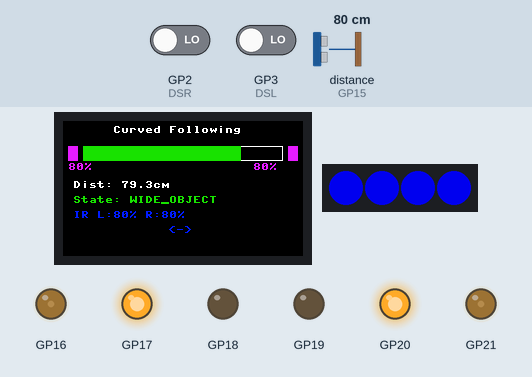
A program run on a simulated Raspberry Pi Pico running MicroPython. On the bench: 240×135 colour display, 4 RGB LEDs in strip order, left to right, output pins drawn as LEDs (lit = HIGH). The test bench sets the inputs (shaded band); at power-on: distance to the obstacle (sensor on GP15) 80 cm, GP2 (DSR) LOW, GP3 (DSL) LOW. The echo pulse lasts 58.3 µs per cm; files the program writes start out absent; library files of the repository ran but are not shown: ST7789.py, ws2812.py; pins used as bus, display or sensor lines are not drawn.

Above: at 1.2 s.
1.3 s: distance to the obstacle (sensor on GP15) set to 17 cm
At 2.6 s:
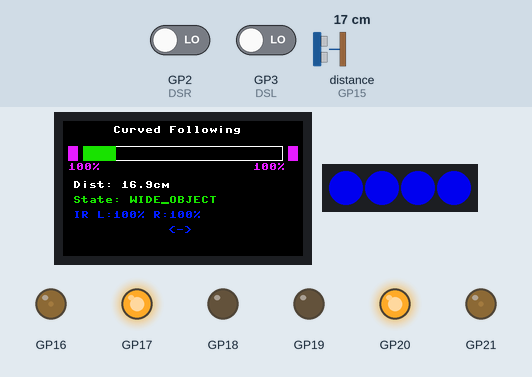
2.9 s: distance to the obstacle (sensor on GP15) set to 13 cm
At 5.0 s:
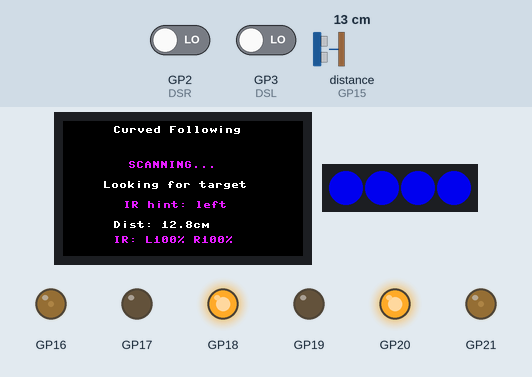
5.7 s: distance to the obstacle (sensor on GP15) set to 35 cm
At 6.44 s:
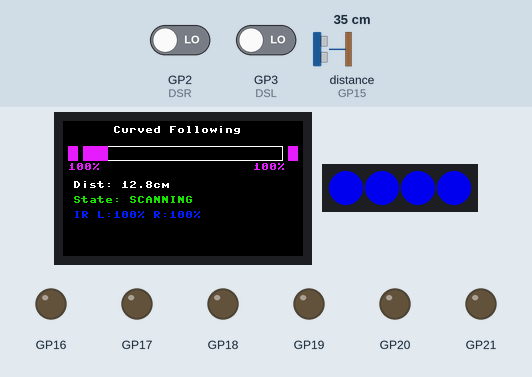
8.0 s: GP2 (DSR) driven HIGH
At 9.6 s:
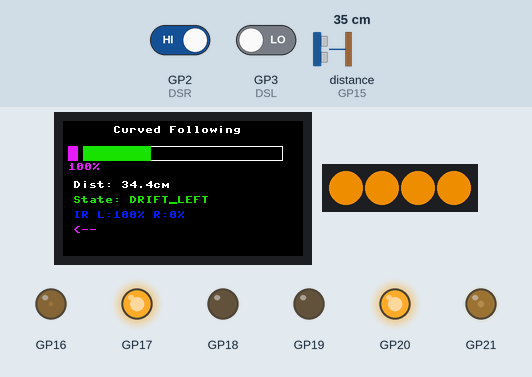
Timing chart, 0 to 11.1 s (numbered marks = the images above; inputs shaded):
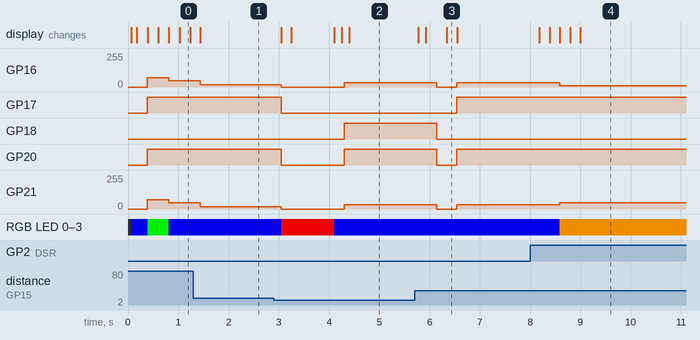

The program:

curved_obstacle_follower.py
```python
from machine import Pin, PWM
import time
from Motor import PicoGo
from ST7789 import ST7789
from ws2812 import NeoPixel

# Initialize logging
log_file = open("curved_follower.log", "w")
log_start_time = time.ticks_ms()

def log(message):
    """Write timestamped message to log file"""
    timestamp = time.ticks_diff(time.ticks_ms(), log_start_time) / 1000.0
    log_entry = f"[{timestamp:8.3f}] {message}\n"
    log_file.write(log_entry)
    log_file.flush()  # Ensure it's written immediately

# Initialize hardware
log("Initializing hardware")
M = PicoGo()
lcd = ST7789()
strip = NeoPixel()
buzzer_pwm = PWM(Pin(4))

# Ultrasonic sensor pins
Echo = Pin(15, Pin.IN)
Trig = Pin(14, Pin.OUT)

# IR sensors for close obstacle detection
DSR = Pin(2, Pin.IN)
DSL = Pin(3, Pin.IN)

# Constants
MIN_DISTANCE = 15  # cm
MAX_DISTANCE = 80  # cm
FOLLOW_DISTANCE = 30  # Target following distance in cm
BASE_SPEED = 17  # Base motor speed (reduced by 3x from 50)

# IR Sensor Filtering Class
class IRFilter:
    def __init__(self):
        self.left_history = [1, 1, 1, 1, 1]  # 5-sample history
        self.right_history = [1, 1, 1, 1, 1]
        self.last_update = time.ticks_ms()

    def update(self):
        """Update IR sensor readings with rate limiting"""
        # Only update every 20ms to avoid over-sampling
        if time.ticks_diff(time.ticks_ms(), self.last_update) < 20:
            return

        self.left_history.append(DSL.value())
        self.right_history.append(DSR.value())
        self.left_history.pop(0)
        self.right_history.pop(0)
        self.last_update = time.ticks_ms()

    def get_filtered(self):
        """Return filtered IR detection status"""
        # Need 3/5 readings to confirm detection
        left_count = sum(1 for x in self.left_history if x == 0)
        right_count = sum(1 for x in self.right_history if x == 0)

        left_detected = left_count >= 3
        right_detected = right_count >= 3

        return left_detected, right_detected

    def get_confidence(self):
        """Return detection confidence 0-100%"""
        left_conf = (5 - sum(self.left_history)) * 20
        right_conf = (5 - sum(self.right_history)) * 20
        return left_conf, right_conf

# Anti-Distraction Logic
class FollowingContext:
    def __init__(self):
        self.last_good_distance = None
        self.last_good_time = 0
        self.following_side = None  # 'left', 'right', or None
        self.confidence_threshold = 50

    def update_good_lock(self, distance):
        """Update last good lock when we have solid ultrasonic reading"""
        if MIN_DISTANCE <= distance <= MAX_DISTANCE:
            self.last_good_distance = distance
            self.last_good_time = time.ticks_ms()

    def should_ignore_ir(self, current_distance, ir_side, ir_confidence):
        """
        Ignore IR detection if:
        1. We have good ultrasonic lock AND
        2. IR detection is sudden (not gradual) AND
        3. Object distance hasn't changed much
        """
        if self.last_good_distance is None:
            return False

        time_since_good = time.ticks_diff(time.ticks_ms(), self.last_good_time)

        # If we had good lock recently
        if time_since_good < 1000:  # Within 1 second
            distance_change = abs(current_distance - self.last_good_distance)

            # If distance stable but sudden IR, might be false trigger
            if distance_change < 5 and ir_confidence < 60:  # Less than 5cm change
                log(f"Ignoring sudden {ir_side} IR detection - distance stable")
                return True

        return False

def calculate_following_movement(distance, left_ir, right_ir, left_conf, right_conf, context):
    """
    Calculate differential motor speeds based on sensor inputs
    Returns (left_speed, right_speed, state_name)
    """

    # Safety check - too close
    if distance < MIN_DISTANCE:
        return (0, 0, "TOO_CLOSE")

    # Lost completely
    if distance > MAX_DISTANCE and not left_ir and not right_ir:
        return (0, 0, "LOST")

    # Calculate base speed from distance
    if distance < FOLLOW_DISTANCE:
        base_speed = BASE_SPEED - int((FOLLOW_DISTANCE - distance) * 0.5)
    else:
        base_speed = BASE_SPEED + int((distance - FOLLOW_DISTANCE) * 0.3)

    base_speed = max(10, min(base_speed, 27))  # Clamp speed

    # Case 1: Straight following (ultrasonic only)
    if distance <= MAX_DISTANCE and not left_ir and not right_ir:
        context.update_good_lock(distance)
        return (base_speed, base_speed, "STRAIGHT")

    # Case 2: Object drifting left (left IR + ultrasonic)
    if distance <= MAX_DISTANCE and left_ir and not right_ir:
        # Check if we should ignore this IR detection
        if context.should_ignore_ir(distance, "left", left_conf):
            return (base_speed, base_speed, "STRAIGHT")

        # Gentle curve left - reduce left wheel speed
        left_speed = base_speed - int(5 + left_conf * 0.1)  # 5-15 reduction
        right_speed = base_speed
        context.following_side = 'left'
        return (left_speed, right_speed, "DRIFT_LEFT")

    # Case 3: Object drifting right (right IR + ultrasonic)
    if distance <= MAX_DISTANCE and right_ir and not left_ir:
        # Check if we should ignore this IR detection
        if context.should_ignore_ir(distance, "right", right_conf):
            return (base_speed, base_speed, "STRAIGHT")

        # Gentle curve right - reduce right wheel speed
        left_speed = base_speed
        right_speed = base_speed - int(5 + right_conf * 0.1)  # 5-15 reduction
        context.following_side = 'right'
        return (left_speed, right_speed, "DRIFT_RIGHT")

    # Case 4: Wide object (both IR + ultrasonic)
    if distance <= MAX_DISTANCE and left_ir and right_ir:
        # Object is wide or very close - follow straight but slower
        slow_speed = int(base_speed * 0.7)
        return (slow_speed, slow_speed, "WIDE_OBJECT")

    # Case 5: Lost ultrasonic but have left IR
    if distance > MAX_DISTANCE and left_ir and not right_ir:
        # Turn left to reacquire - stronger turn
        if left_conf > 80:  # High confidence
            return (5, 20, "REACQUIRE_LEFT_STRONG")
        else:
            return (10, 20, "REACQUIRE_LEFT_GENTLE")

    # Case 6: Lost ultrasonic but have right IR
    if distance > MAX_DISTANCE and right_ir and not left_ir:
        # Turn right to reacquire - stronger turn
        if right_conf > 80:  # High confidence
            return (20, 5, "REACQUIRE_RIGHT_STRONG")
        else:
            return (20, 10, "REACQUIRE_RIGHT_GENTLE")

    # Default - shouldn't reach here
    return (0, 0, "UNKNOWN")

def apply_differential_speeds(left_speed, right_speed):
    """Apply differential motor speeds for curved motion"""
    if left_speed == 0 and right_speed == 0:
        M.stop()
    elif left_speed == right_speed:
        # Straight movement
        if left_speed > 0:
            M.forward(left_speed)
        else:
            M.backward(abs(left_speed))
    else:
        # Differential movement - use setMotor for different speeds
        M.setMotor(left_speed, right_speed)

def update_following_lcd(state, distance, left_ir, right_ir, left_conf, right_conf, movement_state):
    """Enhanced LCD display with IR sensor information"""
    lcd.fill(lcd.BLACK)

    # Title
    lcd.text("Curved Following", 50, 5, lcd.WHITE)

    # Distance bar with direction indicator
    bar_width = min(int((distance / 100) * 200), 200)
    lcd.rect(20, 25, 200, 15, lcd.WHITE)
    if distance <= MAX_DISTANCE:
        bar_color = lcd.GREEN if MIN_DISTANCE <= distance <= MAX_DISTANCE else lcd.YELLOW
        lcd.fill_rect(20, 25, bar_width, 15, bar_color)

    # IR indicators
    if left_ir:
        lcd.fill_rect(5, 25, 10, 15, lcd.YELLOW)  # Left indicator
        lcd.text(f"{left_conf}%", 5, 42, lcd.YELLOW)
    if right_ir:
        lcd.fill_rect(225, 25, 10, 15, lcd.YELLOW)  # Right indicator
        lcd.text(f"{right_conf}%", 190, 42, lcd.YELLOW)

    # Status text
    lcd.text(f"Dist: {distance:.1f}cm", 10, 60, lcd.WHITE)
    lcd.text(f"State: {movement_state}", 10, 75, lcd.GREEN)

    # IR confidence
    lcd.text(f"IR L:{left_conf}% R:{right_conf}%", 10, 90, lcd.BLUE)

    # Movement indicator
    if "LEFT" in movement_state:
        lcd.text("<--", 10, 105, lcd.YELLOW)
    elif "RIGHT" in movement_state:
        lcd.text("-->", 190, 105, lcd.YELLOW)
    elif "STRAIGHT" in movement_state:
        lcd.text("^^^", 105, 105, lcd.GREEN)
    elif "WIDE" in movement_state:
        lcd.text("<->", 105, 105, lcd.BLUE)

    lcd.show()

def log_following_state(distance, left_ir, right_ir, left_conf, right_conf,
                       movement_state, left_speed, right_speed):
    """Detailed logging for debugging"""
    log(f"FOLLOW: dist={distance:.1f}cm, IR_L={left_ir}({left_conf}%), " +
        f"IR_R={right_ir}({right_conf}%), state={movement_state}, " +
        f"motors=L{left_speed}/R{right_speed}")

def get_distance():
    """Measure distance using ultrasonic sensor with averaging"""
    distances = []

    for _ in range(3):  # Take 3 readings
        # Send trigger pulse
        Trig.value(0)
        Trig.value(1)
        time.sleep_us(10)
        Trig.value(0)

        timeout_start = time.ticks_us()
        timeout = 30000  # 30ms timeout

        # Wait for echo to go high
        while Echo.value() == 0:
            if time.ticks_diff(time.ticks_us(), timeout_start) > timeout:
                distances.append(999)
                break
        else:
            time1 = time.ticks_us()

            # Wait for echo to go low
            while Echo.value() == 1:
                if time.ticks_diff(time.ticks_us(), time1) > timeout:
                    distances.append(999)
                    break
            else:
                time2 = time.ticks_us()
                during = time2 - time1
                distance = during * 0.034 / 2
                distances.append(distance)

        time.sleep_ms(30)  # Short delay between readings

    # Simple average of all readings
    if len(distances) > 0:
        avg_distance = sum(distances) / len(distances)
        return avg_distance
    else:
        return 999

def scan_for_obstacle(ir_filter):
    """Enhanced scanning with IR hints"""
    scan_speed = 13  # Reduced speed
    consecutive_detections = 0
    log(f"Starting scan sequence with speed {scan_speed}")

    # Update LCD
    lcd.fill_rect(0, 25, 240, 110, lcd.BLACK)
    lcd.text("SCANNING...", 65, 40, lcd.YELLOW)
    lcd.text("Looking for target", 40, 60, lcd.WHITE)

    # Get current IR status
    ir_filter.update()
    left_ir, right_ir = ir_filter.get_filtered()
    left_conf, right_conf = ir_filter.get_confidence()

    # If we have IR hint, scan in that direction first
    if left_ir and left_conf > 60:
        log(f"IR hint: target likely on left (confidence: {left_conf}%)")
        lcd.text("IR hint: left", 60, 80, lcd.YELLOW)
        lcd.show()
        M.left(scan_speed)
        scan_direction = "left"
    elif right_ir and right_conf > 60:
        log(f"IR hint: target likely on right (confidence: {right_conf}%)")
        lcd.text("IR hint: right", 60, 80, lcd.YELLOW)
        lcd.show()
        M.right(scan_speed)
        scan_direction = "right"
    else:
        # No IR hint - do normal scan
        lcd.text("Quick scan...", 60, 80, lcd.BLUE)
        lcd.show()
        M.right(scan_speed)
        scan_direction = "right"

    # Scan with IR hint priority
    scan_start_time = time.ticks_ms()
    max_scan_duration = 60000  # 60 seconds max

    while time.ticks_diff(time.ticks_ms(), scan_start_time) < max_scan_duration:
        distance = get_distance()

        # Update IR readings
        ir_filter.update()
        left_ir, right_ir = ir_filter.get_filtered()
        left_conf, right_conf = ir_filter.get_confidence()

        # Update LCD
        lcd.fill_rect(50, 100, 140, 40, lcd.BLACK)
        lcd.text(f"Dist: {distance:.1f}cm", 50, 100, lcd.WHITE)
        if left_ir or right_ir:
            lcd.text(f"IR: L{left_conf}% R{right_conf}%", 50, 115, lcd.YELLOW)
        lcd.show()

        if MIN_DISTANCE <= distance <= MAX_DISTANCE:
            consecutive_detections += 1
            log(f"Scan: Valid target at {distance:.1f}cm, consecutive: {consecutive_detections}")
            if consecutive_detections >= 3:
                M.stop()
                log(f"Target confirmed during scan at {distance:.1f}cm")
                time.sleep(0.2)
                return True
        else:
            consecutive_detections = 0

        # Switch direction if we've been scanning too long in one direction
        if time.ticks_diff(time.ticks_ms(), scan_start_time) > 10000:  # 10 seconds
            if scan_direction == "right":
                M.left(scan_speed)
                scan_direction = "left"
            else:
                M.right(scan_speed)
                scan_direction = "right"

    M.stop()
    log("Scan timeout - no target found")
    return False

# Initialize LCD
lcd.fill(lcd.BLACK)
lcd.text("Curved Follower", 50, 10, lcd.WHITE)
lcd.show()

# Set initial LED pattern
for i in range(4):
    strip.pixels_set(i, strip.BLUE)
strip.pixels_show()

# Initialize components
ir_filter = IRFilter()
context = FollowingContext()

# Main state machine
state = "SCANNING"
last_distance = 0
stopped_time = 0
last_scan_time = 0
scan_cooldown = 2000  # 2 seconds between scan attempts
follow_log_counter = 0
last_detailed_log = 0

log("Starting curved follower main loop")
log(f"Target range: {MIN_DISTANCE}-{MAX_DISTANCE}cm, Follow distance: {FOLLOW_DISTANCE}cm")
log("IR sensors enabled with filtering for curved path following")

try:
    while True:
        # Update IR filter
        ir_filter.update()

        # Get sensor readings
        distance = get_distance()
        left_ir, right_ir = ir_filter.get_filtered()
        left_conf, right_conf = ir_filter.get_confidence()

        if state == "SCANNING":
            M.stop()

            if MIN_DISTANCE <= distance <= MAX_DISTANCE:
                log(f"Immediate target found at {distance:.1f}cm, switching to FOLLOWING")
                state = "FOLLOWING"
                context.update_good_lock(distance)
                last_scan_time = time.ticks_ms()
            else:
                # Scan for obstacle with cooldown
                current_time = time.ticks_ms()
                if time.ticks_diff(current_time, last_scan_time) > scan_cooldown:
                    if scan_for_obstacle(ir_filter):
                        log("Scan successful, switching to FOLLOWING")
                        state = "FOLLOWING"
                        context.update_good_lock(distance)
                    last_scan_time = current_time
                else:
                    # Show waiting message
                    wait_time = (scan_cooldown - time.ticks_diff(current_time, last_scan_time)) / 1000
                    lcd.fill_rect(0, 60, 240, 20, lcd.BLACK)
                    lcd.text(f"Next scan in {wait_time:.1f}s", 40, 60, lcd.WHITE)
                    lcd.show()

            update_following_lcd(state, distance, left_ir, right_ir, left_conf, right_conf, "SCANNING")

        elif state == "FOLLOWING":
            # Calculate movement based on all sensors
            left_speed, right_speed, movement_state = calculate_following_movement(
                distance, left_ir, right_ir, left_conf, right_conf, context
            )

            # Handle state transitions
            if movement_state == "TOO_CLOSE":
                log(f"Too close! Distance: {distance:.1f}cm, switching to STOPPED")
                state = "STOPPED"
                stopped_time = time.ticks_ms()
                M.stop()

                # Flash red LEDs
                for i in range(4):
                    strip.pixels_set(i, strip.RED)
                strip.pixels_show()

            elif movement_state == "LOST":
                log(f"Lost target completely, switching to SCANNING")
                state = "SCANNING"
                context.following_side = None

            else:
                # Apply calculated speeds
                apply_differential_speeds(left_speed, right_speed)

                # Set LED color based on movement state
                if "STRAIGHT" in movement_state:
                    led_color = strip.GREEN
                elif "DRIFT" in movement_state:
                    led_color = strip.YELLOW
                elif "REACQUIRE" in movement_state:
                    led_color = strip.ORANGE
                elif "WIDE" in movement_state:
                    led_color = strip.BLUE
                else:
                    led_color = strip.BLUE

                for i in range(4):
                    strip.pixels_set(i, led_color)
                strip.pixels_show()

                # Periodic detailed logging
                current_time = time.ticks_ms()
                if time.ticks_diff(current_time, last_detailed_log) > 500:  # Every 500ms
                    log_following_state(distance, left_ir, right_ir, left_conf, right_conf,
                                      movement_state, left_speed, right_speed)
                    last_detailed_log = current_time

            # Update LCD
            update_following_lcd(state, distance, left_ir, right_ir,
                               left_conf, right_conf, movement_state)

        elif state == "STOPPED":
            M.stop()
            update_following_lcd("STOPPED", distance, left_ir, right_ir,
                               left_conf, right_conf, "STOPPED")

            # Wait 1 second then start scanning
            if time.ticks_diff(time.ticks_ms(), stopped_time) > 1000:
                state = "SCANNING"

                # Reset LEDs to blue
                for i in range(4):
                    strip.pixels_set(i, strip.BLUE)
                strip.pixels_show()

        time.sleep(0.05)  # 50ms loop delay

except Exception as e:
    log(f"ERROR: {e}")
    log("Closing log file")
    log_file.close()
    M.stop()
    raise

except KeyboardInterrupt:
    log("Program interrupted by user")
    log("Closing log file")
    log_file.close()
    M.stop()
    buzzer_pwm.deinit()
```

Source omitted: Motor.py (2737 bytes)

Measured:
- the behaviour switches between 16 and 15 cm on distance to the obstacle (sensor on GP15) (found by bisection; images 1 and 2)
- after the input at 1.3 s, GP16, GP21: 46/255 → 18/255 after 0.13 s; the display: changes after 0.14 s (image 1)
- after the input at 2.9 s, GP16, GP21: 18/255 → 0/255 after 0.15 s, → 33/255 1.3 s later; GP17: HIGH → LOW after 0.15 s; GP18: LOW → HIGH after 1.4 s; GP20: HIGH → LOW after 0.15 s, → HIGH 1.3 s later; RGB LED 0–3: RGB(0, 0, 204) → RGB(204, 0, 0) after 0.15 s, → RGB(0, 0, 204) 1.1 s later
- after the input at 5.7 s, GP16, GP21: 33/255 → 0/255 after 0.44 s, → 31/255 0.40 s later; GP17: LOW → HIGH after 0.84 s; GP18: HIGH → LOW after 0.44 s; GP20: HIGH → LOW after 0.44 s, → HIGH 0.40 s later; the display: first changes after 0.07 s (image 3 shows a later state)
- after the input at 8.0 s, GP16: 31/255 → 8/255 after 0.59 s; GP21: 31/255 → 46/255 after 0.59 s; RGB LED 0–3: RGB(0, 0, 204) → RGB(204, 120, 0) after 0.59 s; the display: first changes after 0.18 s (image 4 shows a later state)
